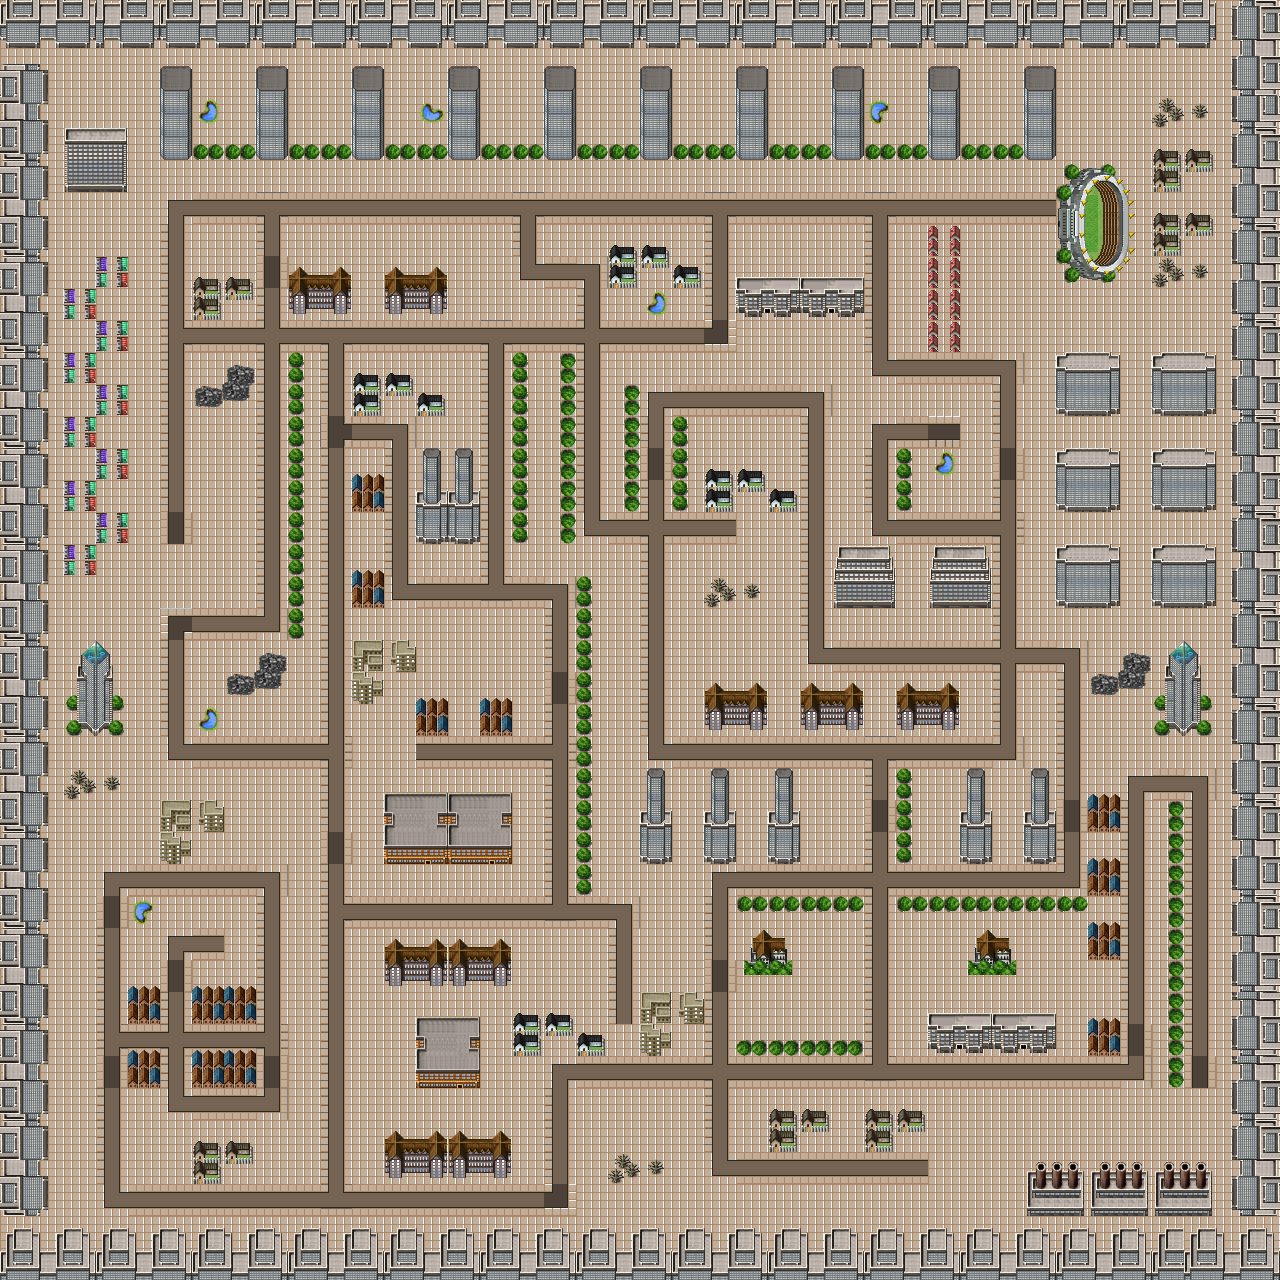

A 2D game scene composited from a Tiled map and its tileset images. What follows is a short description and the map's XML, with each tile layer's data collapsed to a summary:
An orthogonal 40x40 tile map with 32x32 px tiles, 3 tile layers (Ground, Road, Building).

<map version="1.0" orientation="orthogonal" renderorder="right-down" width="40" height="40" tilewidth="32" tileheight="32" nextobjectid="1">
 <tileset firstgid="1" name="TileE-1" tilewidth="32" tileheight="32">
  <image source="TileE-1.png" width="512" height="512" />
  <tile id="94">
   <properties>
    <property name="minigame" value="true" />
   </properties>
  </tile>
  <tile id="95">
   <properties>
    <property name="minigame" value="true" />
   </properties>
  </tile>
  <tile id="110">
   <properties>
    <property name="minigame" value="true" />
   </properties>
  </tile>
  <tile id="111">
   <properties>
    <property name="minigame" value="true" />
   </properties>
  </tile>
  <tile id="126">
   <properties>
    <property name="minigame" value="true" />
   </properties>
  </tile>
  <tile id="127">
   <properties>
    <property name="minigame" value="true" />
   </properties>
  </tile>
  <tile id="142">
   <properties>
    <property name="minigame" value="true" />
   </properties>
  </tile>
  <tile id="143">
   <properties>
    <property name="minigame" value="true" />
   </properties>
  </tile>
  <tile id="158">
   <properties>
    <property name="minigame" value="true" />
   </properties>
  </tile>
  <tile id="159">
   <properties>
    <property name="minigame" value="true" />
   </properties>
  </tile>
  <tile id="169">
   <properties>
    <property name="heroHQ" value="true" />
   </properties>
  </tile>
  <tile id="174">
   <properties>
    <property name="minigame" value="true" />
   </properties>
  </tile>
  <tile id="175">
   <properties>
    <property name="minigame" value="true" />
   </properties>
  </tile>
 </tileset>
 <layer name="Ground" width="40" height="40">
  <data>[1600 cells, 1600 non-empty, 1 distinct tile ids]</data>
 </layer>
 <layer name="Road" width="40" height="40">
  <data>[1600 cells, 369 non-empty, 17 distinct tile ids]</data>
 </layer>
 <layer name="Building" width="40" height="40">
  <data>[1600 cells, 709 non-empty, 90 distinct tile ids]</data>
 </layer>
</map>
